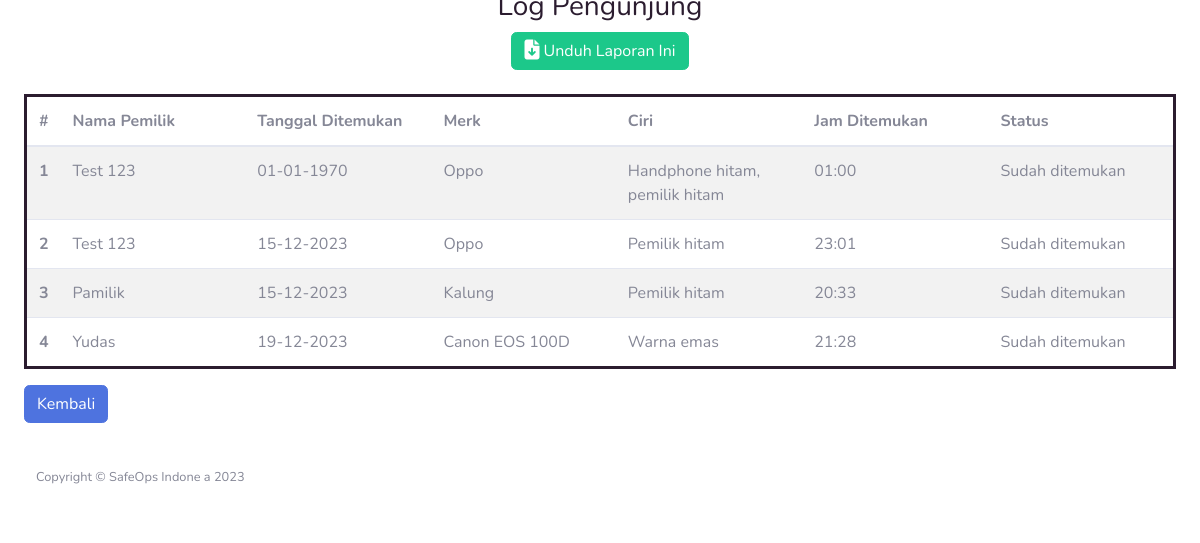
The page /index.php/item/unduhitem on the database as committed earlier.
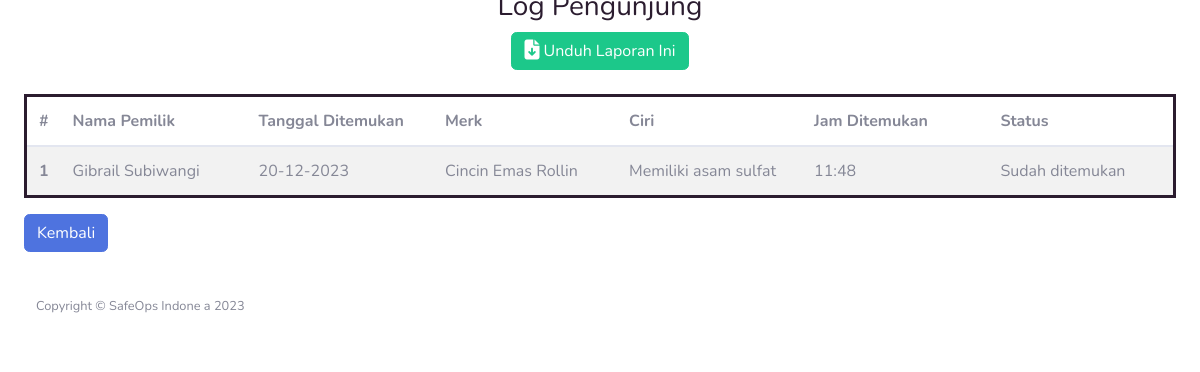
The same page on the database as committed later.
### tables this page shows
CREATE TABLE `item` (
  `id` int(11) NOT NULL,
  `nopeg` char(6) NOT NULL,
  `nama` varchar(128) NOT NULL,
  `tanggal` date NOT NULL,
  `tanggal2` date DEFAULT NULL,
  `shift` varchar(64) NOT NULL,
  `pemilik` varchar(128) NOT NULL,
  `jenis` varchar(64) NOT NULL,
  `merk` varchar(64) NOT NULL,
  `ciri` varchar(256) NOT NULL,
  `jam_hilang` varchar(11) NOT NULL,
  `jam_ditemukan` varchar(11) DEFAULT NULL,
  `status` varchar(64) NOT NULL
);

### application/controllers/Item.php (called while the page is built, shortened)
<?php
class Item extends CI_Controller
{
    public function unduhitem()
    {
        $data['judul'] = "Laporan Barang Hilang";
        $data['user'] = $this->db->get_where('user', ['email' => $this->session->userdata('email')])->row_array();
        $data['sudah'] = $this->db->get_where('item', ['status' => 'Sudah ditemukan'])->result_array();
        $this->load->view('templates/header', $data);
        $this->load->view('item/unduhitem', $data);
        $this->load->view('templates/footer', $data);
    }
}

### index.php (called while the page is built, shortened)
<?php
require_once BASEPATH.'core/CodeIgniter.php';

### application/views/item/unduhitem.php (the view, shortened to what this page needs)
<div class="container-fluid">
    <div class="row">
        <div class="col-lg-12">
            <div class="container text-center" style="margin-top: -10px;">
                <h3 style="color: #2B1C2F;">Log Pengunjung</h3>
                <a href="#" id="printButton" class="btn btn-success"><i class="fa-solid fa-file-arrow-down fa-lg"></i> Unduh Laporan Ini</a>
            </div>
            <table class="table table-hover table-striped" style="border: 3px solid #2B1C2F;"><br>
                <thead>
                    <tr>
                        <th scope="col">#</th>
                        <th scope="col" style="width: 16.666%;">Nama Pemilik</th>
                        <th scope="col" style="width: 16.666%;">Tanggal Ditemukan</th>
                        <th scope="col" style="width: 16.666%;">Merk</th>
                        <th scope="col" style="width: 16.666%;">Ciri</th>
                        <th scope="col" style="width: 16.666%;">Jam Ditemukan</th>
                        <th scope="col" style="width: 16.666%;">Status</th>
                    </tr>
                </thead>
                <tbody>
                    <?php $i = 1; ?>
                    <?php if (empty($sudah)) : ?>
                        <tr>
                            <td colspan="7">Tidak ada data barang yang hilang di area kantor.</td>
                        </tr>
                    <?php else : ?>
                        <?php foreach ($sudah as $k) : ?>
                            <tr>
                                <th scope="row"><?= $i; ?></th>
                                <td style="width: 16.666%;"><?= $k['pemilik']; ?></td>
                                <td style="width: 16.666%;"><?= date('d-m-Y', strtotime($k['tanggal2'])); ?></td>
                                <td style="width: 16.666%;"><?= $k['merk']; ?></td>
                                <td style="width: 16.666%;"><?= $k['ciri']; ?></td>
                                <td style="width: 16.666%;"> <?= $k['jam_ditemukan'] ?></td>
                                <td style="width: 16.666%;"><?= $k['status']; ?></td>
                            </tr>
                            <?php $i++; ?>
                        <?php endforeach; ?>
                    <?php endif; ?>
                </tbody>
            </table>
            <div class="form-group row">
                <div class="col-sm-4">
                    <a href="<?= base_url('visitor/index') ?>" class="btn btn-primary">Kembali</a>
                </div>
            </div>
        </div>

### application/views/templates/header.php (shortened to what this page needs)
<!DOCTYPE html>
<html lang="en">
<head>
    <link href="<?= base_url('assets/'); ?>vendor/fontawesome-free/css/all.min.css" rel="stylesheet" type="text/css">
    <link rel="stylesheet" href="https://cdnjs.cloudflare.com/ajax/libs/font-awesome/6.2.0/css/all.min.css">
    <link rel="stylesheet" href="https://stackpath.bootstrapcdn.com/bootstrap/4.3.1/css/bootstrap.min.css">
    <link href="<?= base_url('assets/'); ?>css/sb-admin-2.min.css" rel="stylesheet">
</head>
<body id="page-top">
    <div id="wrapper">

### application/views/templates/footer.php (shortened to what this page needs)
<footer class="sticky-footer bg-white">
    <div class="container my-auto">
        <div class="copyright text-center my-auto">
            <span>Copyright &copy; SafeOps Indone
            a <?= date('Y') ?></span>
        </div>
    </div>
</footer>
</div>
</div>
</body>
</html>

Rows that differ between the two databases and show on the page:
removed item: pemilik "Test 123", tanggal2 "01-01-1970", merk "Oppo", ciri "Handphone hitam, pemilik hitam", jam_ditemukan "01:00", status "Sudah ditemukan"
removed item: pemilik "Test 123", tanggal2 "15-12-2023", merk "Oppo", ciri "Pemilik hitam", jam_ditemukan "23:01", status "Sudah ditemukan"
removed item: pemilik "Pamilik", tanggal2 "15-12-2023", merk "Kalung", ciri "Pemilik hitam", jam_ditemukan "20:33", status "Sudah ditemukan"
removed item: pemilik "Yudas", tanggal2 "19-12-2023", merk "Canon EOS 100D", ciri "Warna emas", jam_ditemukan "21:28", status "Sudah ditemukan"
added item: pemilik "Gibrail Subiwangi", tanggal2 "20-12-2023", merk "Cincin Emas Rollin", ciri "Memiliki asam sulfat", jam_ditemukan "11:48", status "Sudah ditemukan"
